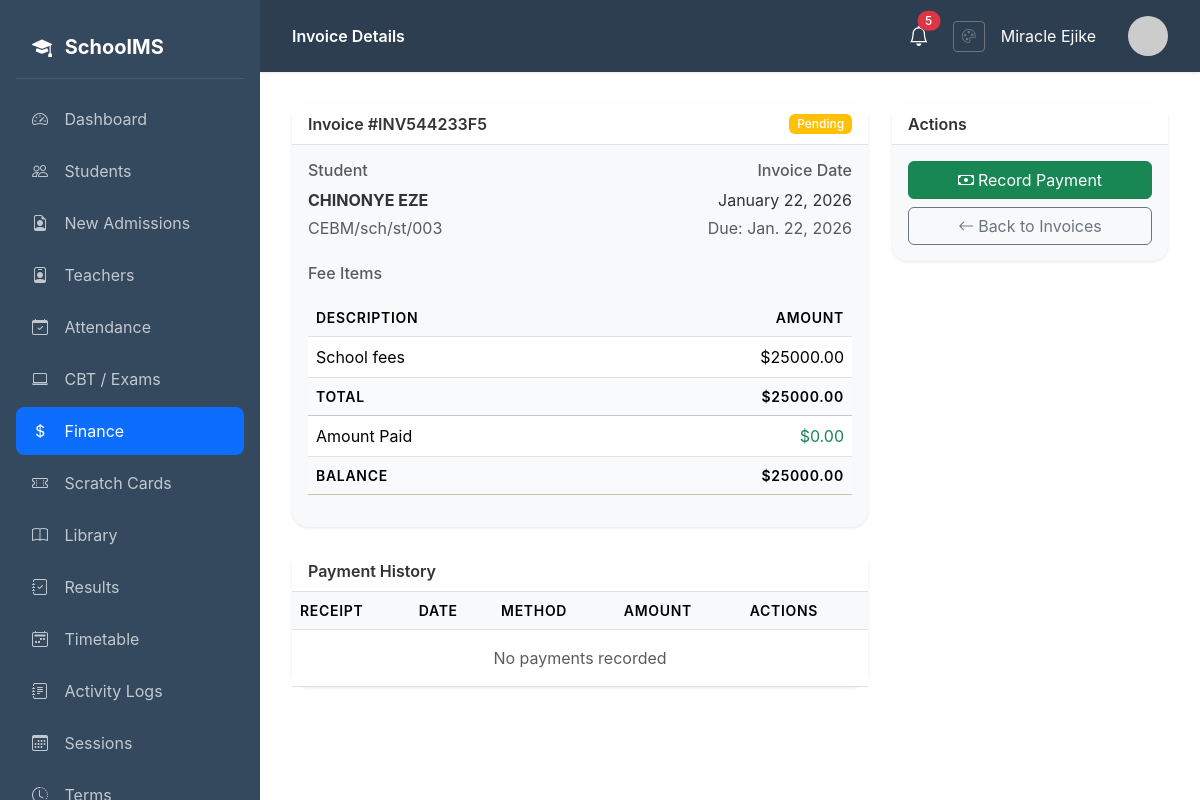
The app's page /finance/invoices/1/ (signed in) with its own data.
### finance/models.py (models this page shows, shortened)
class Invoice(models.Model):
    STATUS_CHOICES = [
        ('pending', 'Pending'),
        ('partial', 'Partially Paid'),
        ('paid', 'Paid'),
        ('cancelled', 'Cancelled'),
    ]
    invoice_number = models.CharField(max_length=50, unique=True)
    student = models.ForeignKey(Student, on_delete=models.CASCADE, related_name='invoices')
    session = models.ForeignKey(AcademicSession, on_delete=models.CASCADE)
    term = models.ForeignKey(Term, on_delete=models.CASCADE, null=True)
    total_amount = models.DecimalField(max_digits=12, decimal_places=2)
    amount_paid = models.DecimalField(max_digits=12, decimal_places=2, default=0)
    balance = models.DecimalField(max_digits=12, decimal_places=2)
    status = models.CharField(max_length=20, choices=STATUS_CHOICES, default='pending')
    due_date = models.DateField(null=True, blank=True)
    created_at = models.DateTimeField(auto_now_add=True)
    updated_at = models.DateTimeField(auto_now=True)

class InvoiceItem(models.Model):
    invoice = models.ForeignKey(Invoice, on_delete=models.CASCADE, related_name='items')
    fee_category = models.ForeignKey(FeeCategory, on_delete=models.CASCADE)
    amount = models.DecimalField(max_digits=12, decimal_places=2)
    description = models.CharField(max_length=200, blank=True)

class FeeCategory(models.Model):
    name = models.CharField(max_length=100)
    description = models.TextField(blank=True)
    class Meta:
        verbose_name_plural = "Fee Categories"

### students/models.py (models this page shows, shortened)
class Student(models.Model):
    GENDER_CHOICES = [('M', 'Male'), ('F', 'Female')]
    STATUS_CHOICES = [('active', 'Active'), ('inactive', 'Inactive'), ('graduated', 'Graduated'), ('transferred', 'Transferred')]
    user = models.OneToOneField(User, on_delete=models.CASCADE, null=True, blank=True)
    admission_number = models.CharField(max_length=20, unique=True)
    first_name = models.CharField(max_length=50)
    last_name = models.CharField(max_length=50)
    other_name = models.CharField(max_length=50, blank=True)
    gender = models.CharField(max_length=1, choices=GENDER_CHOICES)
    date_of_birth = models.DateField()
    admission_date = models.DateField()
    current_class = models.ForeignKey(ClassRoom, on_delete=models.SET_NULL, null=True)
    photo = models.ImageField(upload_to='students/', blank=True, null=True)
    address = models.TextField(blank=True)
    phone = models.CharField(max_length=20, blank=True)
    email = models.EmailField(blank=True)
    status = models.CharField(max_length=20, choices=STATUS_CHOICES, default='active')
    created_at = models.DateTimeField(auto_now_add=True)
    updated_at = models.DateTimeField(auto_now=True)
    parent_name = models.CharField(max_length=100, blank=True)
    parent_phone = models.CharField(max_length=20, blank=True)
    parent_email = models.EmailField(blank=True)
    parent_address = models.TextField(blank=True)
    parent_occupation = models.CharField(max_length=100, blank=True)
    parent_user = models.ForeignKey(User, on_delete=models.SET_NULL, null=True, blank=True, related_name='parent_students')
    qr_code = models.ImageField(upload_to='students/qrcodes/', blank=True, null=True)
    @property
    def full_name(self):
        return f"{self.first_name} {self.last_name}"

### finance/views.py (the view)
# urls.py: path('invoices/<int:pk>/', views.invoice_detail, name='invoice_detail'),
@login_required
def invoice_detail(request, pk):
    invoice = get_object_or_404(Invoice, pk=pk)
    items = invoice.items.select_related('fee_category').all()
    payments = invoice.payments.all().order_by('-payment_date')
    return render(request, 'finance/invoice_detail.html', {
        'invoice': invoice,
        'items': items,
        'payments': payments,
    })

### templates/finance/invoice_detail.html (shortened to what this page needs)
{% extends 'base.html' %}
{% block page_title %}Invoice Details{% endblock %}
{% block content %}
<div class="row g-4">
    <div class="col-lg-8">
        <div class="card mb-4">
            <div class="card-header d-flex justify-content-between align-items-center">
                <span>Invoice #{{ invoice.invoice_number }}</span>
                <span class="badge bg-{% if invoice.status == 'paid' %}success{% elif invoice.status == 'partial' %}info{% else %}warning{% endif %}">
                    {{ invoice.get_status_display }}
                </span>
            </div>
            <div class="card-body">
                <div class="row mb-4">
                    <div class="col-md-6">
                        <h6 class="text-muted">Student</h6>
                        <p class="mb-1"><strong>{{ invoice.student.full_name }}</strong></p>
                        <p class="mb-0 text-muted">{{ invoice.student.admission_number }}</p>
                    </div>
                    <div class="col-md-6 text-md-end">
                        <h6 class="text-muted">Invoice Date</h6>
                        <p class="mb-1">{{ invoice.created_at|date:"F d, Y" }}</p>
                        {% if invoice.due_date %}
                        <p class="mb-0 text-muted">Due: {{ invoice.due_date }}</p>
                        {% endif %}
                    </div>
                </div>
                <h6 class="text-muted mb-3">Fee Items</h6>
                <table class="table">
                    <thead>
                        <tr>
                            <th>Description</th>
                            <th class="text-end">Amount</th>
                        </tr>
                    </thead>
                    <tbody>
                        {% for item in items %}
                        <tr>
                            <td>{{ item.fee_category.name }}</td>
                            <td class="text-end">${{ item.amount }}</td>
                        </tr>
                        {% endfor %}
                    </tbody>
                    <tfoot>
                        <tr class="table-light">
                            <th>Total</th>
                            <th class="text-end">${{ invoice.total_amount }}</th>
                        </tr>
                        <tr>
                            <td>Amount Paid</td>
                            <td class="text-end text-success">${{ invoice.amount_paid }}</td>
                        </tr>
                        <tr class="table-warning">
                            <th>Balance</th>
                            <th class="text-end">${{ invoice.balance }}</th>
                        </tr>
                    </tfoot>
                </table>
            </div>
        </div>
        <div class="card">
            <div class="card-header">Payment History</div>
            <div class="card-body p-0">
                <table class="table mb-0">
                    <thead>
                        <tr>
                            <th>Receipt</th>
                            <th>Date</th>
                            <th>Method</th>
                            <th>Amount</th>
                            <th>Actions</th>
                        </tr>
                    </thead>
                    <tbody>
                        {% for payment in payments %}
                        <tr>
                            <td>{{ payment.receipt_number }}</td>
                            <td>{{ payment.payment_date }}</td>
                            <td>{{ payment.get_payment_method_display }}</td>
                            <td>${{ payment.amount }}</td>
                            <td>
                                <a href="{% url 'finance:print_receipt' payment.pk %}" class="btn btn-sm btn-outline-primary">
                                    <i class="bi bi-printer"></i> Print
                                </a>
                            </td>
                        </tr>
                        {% empty %}
                        <tr><td colspan="5" class="text-center text-muted py-3">No payments recorded</td></tr>
                        {% endfor %}
                    </tbody>
                </table>
            </div>
        </div>
    </div>
    <div class="col-lg-4">
        <div class="card">
            <div class="card-header">Actions</div>
            <div class="card-body d-grid gap-2">
                {% if invoice.status != 'paid' %}
                <a href="{% url 'finance:record_payment' invoice.pk %}" class="btn btn-success">
                    <i class="bi bi-cash me-1"></i>Record Payment
                </a>
                {% endif %}
                <a href="{% url 'finance:invoice_list' %}" class="btn btn-outline-secondary">
                    <i class="bi bi-arrow-left me-1"></i>Back to Invoices
                </a>
            </div>
        </div>
    </div>
</div>
{% endblock %}

### templates/base.html (shortened to what this page needs)
{% load static %}
<!DOCTYPE html>
<html lang="en">
<head>
    <link href="https://cdn.jsdelivr.net/npm/bootstrap@5.3.2/dist/css/bootstrap.min.css" rel="stylesheet">
    <link href="https://cdn.jsdelivr.net/npm/bootstrap-icons@1.11.1/font/bootstrap-icons.css" rel="stylesheet">
    <link rel="stylesheet" href="{% static 'css/theme.css' %}">
</head>
<body>
    <nav class="sidebar">
        <div class="brand">
            <i class="bi bi-mortarboard-fill me-2"></i>
            SchoolMS
        </div>
        <ul class="nav flex-column">
            <li class="nav-item">
                <a class="nav-link {% if request.resolver_match.url_name == 'dashboard' %}active{% endif %}" href="{% url 'core:dashboard' %}">
                    <i class="bi bi-speedometer2"></i> Dashboard
                </a>
            </li>
            {% if user.profile.role == 'admin' or user.profile.role == 'teacher' %}
            <li class="nav-item">
                <a class="nav-link {% if 'students' in request.path %}active{% endif %}" href="{% url 'students:student_list' %}">
                    <i class="bi bi-people"></i> Students
                </a>
            </li>
            {% endif %}
            {% if user.profile.role == 'admin' %}
            <li class="nav-item">
                <a class="nav-link {% if 'admissions' in request.path %}active{% endif %}" href="{% url 'homepage:admission_list' %}">
                    <i class="bi bi-file-earmark-person"></i> New Admissions
                </a>
            </li>
            <li class="nav-item">
                <a class="nav-link {% if 'teachers' in request.path %}active{% endif %}" href="{% url 'teachers:teacher_list' %}">
                    <i class="bi bi-person-badge"></i> Teachers
                </a>
            </li>
            {% endif %}
            {% if user.profile.role == 'admin' or user.profile.role == 'teacher' or user.profile.role == 'student' %}
            <li class="nav-item">
                <a class="nav-link {% if 'attendance' in request.path %}active{% endif %}" href="{% url 'attendance:dashboard' %}">
                    <i class="bi bi-calendar-check"></i> Attendance
                </a>
            </li>
            {% endif %}
            <li class="nav-item">
                <a class="nav-link {% if 'cbt' in request.path %}active{% endif %}" href="{% url 'cbt:dashboard' %}">
                    <i class="bi bi-laptop"></i> CBT / Exams
                </a>
            </li>
            {% if user.profile.role == 'admin' or user.profile.role == 'accountant' or user.profile.role == 'student' %}
            <li class="nav-item">
                <a class="nav-link {% if 'finance' in request.path %}active{% endif %}" href="{% url 'finance:dashboard' %}">
                    <i class="bi bi-currency-dollar"></i> Finance
                </a>
            </li>
            <li class="nav-item">
                <a class="nav-link {% if 'scratchcard' in request.path %}active{% endif %}" href="{% url 'scratchcard:dashboard' %}">
                    <i class="bi bi-ticket-perforated"></i> Scratch Cards
                </a>
            </li>
            {% endif %}
            {% if user.profile.role == 'admin' or user.profile.role == 'librarian' or user.profile.role == 'teacher' or user.profile.role == 'student' %}
            <li class="nav-item">
                <a class="nav-link {% if 'library' in request.path %}active{% endif %}" href="{% url 'library:dashboard' %}">
                    <i class="bi bi-book"></i> Library
                </a>
            </li>
            {% endif %}
            <li class="nav-item">
                <a class="nav-link {% if 'results' in request.path %}active{% endif %}" href="{% url 'students:results_dashboard' %}">
                    <i class="bi bi-journal-check"></i> Results
                </a>
            </li>
            {% if user.profile.role == 'admin' or user.profile.role == 'teacher' %}
            <li class="nav-item">
                <a class="nav-link {% if 'timetable' in request.path %}active{% endif %}" href="{% url 'timetable:list' %}">
                    <i class="bi bi-calendar2-week"></i> Timetable
                </a>
            </li>
            {% endif %}
            {% if user.profile.role == 'admin' %}
            <li class="nav-item">
                <a class="nav-link {% if 'audit-logs' in request.path %}active{% endif %}" href="{% url 'core:audit_logs' %}">
                    <i class="bi bi-journal-text"></i> Activity Logs
                </a>
            </li>
            <li class="nav-item">
                <a class="nav-link {% if 'sessions' in request.path %}active{% endif %}" href="{% url 'core:session_list' %}">
                    <i class="bi bi-calendar3"></i> Sessions
                </a>
            </li>
            <li class="nav-item">
                <a class="nav-link {% if 'terms' in request.path %}active{% endif %}" href="{% url 'core:term_list' %}">
                    <i class="bi bi-clock-history"></i> Terms
                </a>
            </li>
            {% endif %}
        </ul>
    </nav>
    <main class="main-content">
        <div class="top-bar">
            <div>
                <span class="fw-semibold">{% block page_title %}Dashboard{% endblock %}</span>
            </div>
            <div class="d-flex align-items-center gap-3">
                <div class="dropdown me-2">
                    <button class="btn btn-link text-white position-relative p-0 border-0" type="button" id="notificationBell" data-bs-toggle="dropdown" aria-expanded="false">
                        <i class="bi bi-bell fs-5"></i>
                        <span id="notification-badge" class="position-absolute top-0 start-100 translate-middle badge rounded-pill bg-danger d-none">
                        </span>
                    </button>
                </div>
                <a href="{% url 'accounts:theme_settings' %}" class="btn btn-sm btn-outline-secondary" title="Theme Settings">
                    <i class="bi bi-palette"></i>
                </a>
                <span class="me-3">{{ user.get_full_name|default:user.username }}</span>
                <img src="https://ui-avatars.com/api/?name={{ user.username }}&background=4f46e5&color=fff" class="avatar" alt="Avatar">
            </div>
        </div>
        {% block content %}{% endblock %}
    </main>
</body>
</html>

### records on screen
Invoice: invoice_number "INV544233F5", status "Pending", student.full_name "CHINONYE EZE", student.admission_number "CEBM/sch/st/003", created_at "January 22, 2026", due_date "Jan. 22, 2026", total_amount "25000.00", amount_paid "0.00", balance "25000.00"
InvoiceItem: fee_category.name "School fees", amount "25000.00"

### other values on screen
{{ user.get_full_name|default:user.username }} "Miracle Ejike"
